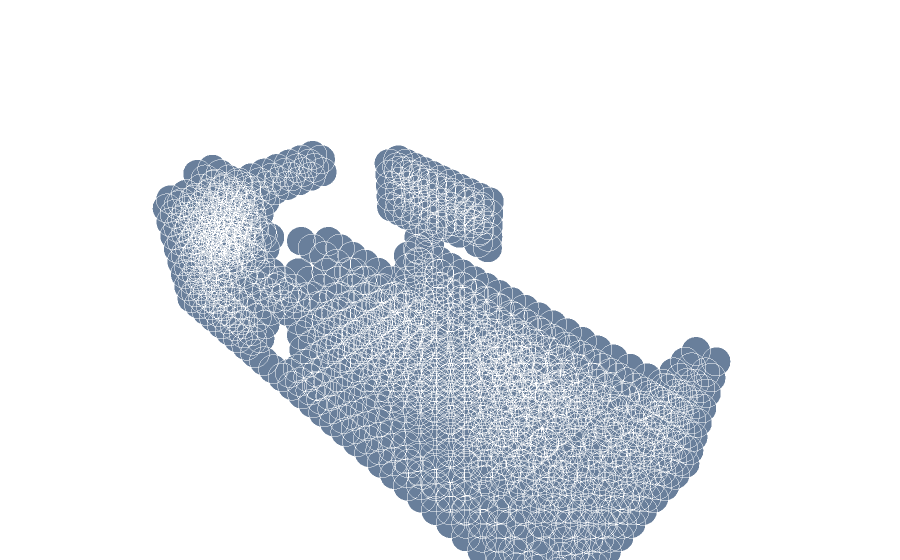
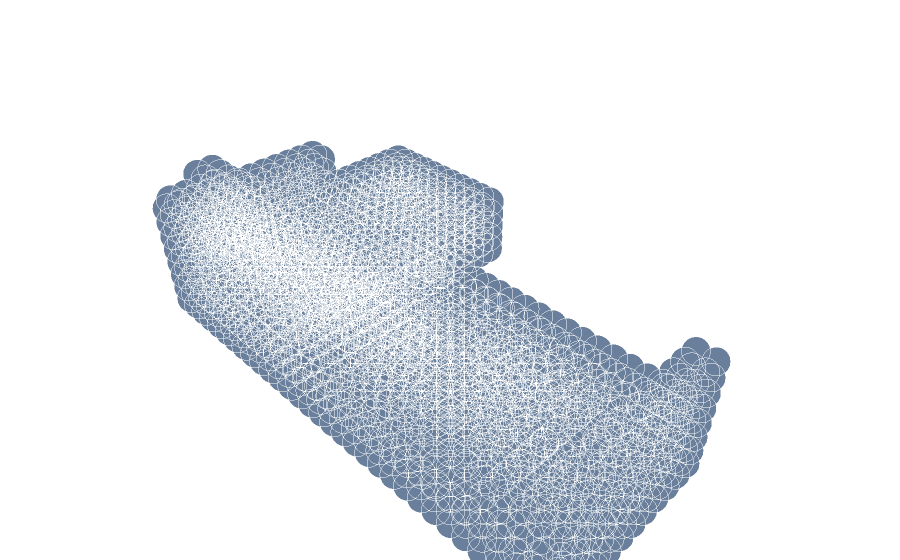

Notebook cell for these charts, in order:
### Code cell
# random object
d = data[np.random.choice(len(data))]
fractured = get_fractured(d)

print('Fractured:')
plot_vol(fractured)
print('Source:')
plot_vol(d)

### Figure 1 — Plotly figure (JSON) as saved in the notebook; plotly's stock layout.template omitted (floating-point values rounded to 4 significant figures; data arrays with more than 128 entries replaced by an {"elided": "..."} marker saying what was removed)
{"data": [{"marker": {"color": "rgb(105, 127, 155)", "line": {"color": "rgba(217, 217, 217, 0.14)", "width": 0.5}, "opacity": 1, "size": 10}, "mode": "markers", "type": "scatter3d", "x": {"elided": "1287 int values"}, "y": {"elided": "1287 int values"}, "z": {"elided": "1287 int values"}}], "layout": {"autosize": true, "margin": {"b": 0, "l": 0, "r": 0, "t": 0}, "scene": {"aspectmode": "auto", "aspectratio": {"x": 1.09, "y": 1.778, "z": 0.5162}, "xaxis": {"type": "linear", "visible": false}, "yaxis": {"type": "linear", "visible": false}, "zaxis": {"type": "linear", "visible": false}}}}

### Figure 2 — Plotly figure (JSON) as saved in the notebook; plotly's stock layout.template omitted (floating-point values rounded to 4 significant figures; data arrays with more than 128 entries replaced by an {"elided": "..."} marker saying what was removed)
{"data": [{"marker": {"color": "rgb(105, 127, 155)", "line": {"color": "rgba(217, 217, 217, 0.14)", "width": 0.5}, "opacity": 1, "size": 10}, "mode": "markers", "type": "scatter3d", "x": {"elided": "2031 int values"}, "y": {"elided": "2031 int values"}, "z": {"elided": "2031 int values"}}], "layout": {"autosize": true, "margin": {"b": 0, "l": 0, "r": 0, "t": 0}, "scene": {"aspectmode": "auto", "aspectratio": {"x": 1.09, "y": 1.778, "z": 0.5162}, "xaxis": {"type": "linear", "visible": false}, "yaxis": {"type": "linear", "visible": false}, "zaxis": {"type": "linear", "visible": false}}}}
